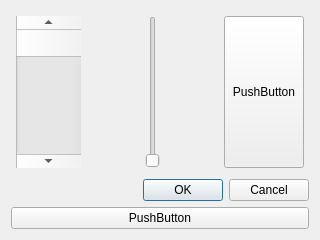
<?xml version="1.0" encoding="UTF-8"?>
<ui version="4.0">
 <class>Form</class>
 <widget class="QWidget" name="Form">
  <property name="geometry">
   <rect>
    <x>0</x>
    <y>0</y>
    <width>320</width>
    <height>240</height>
   </rect>
  </property>
  <property name="windowTitle">
   <string>Form</string>
  </property>
  <layout class="QVBoxLayout" name="verticalLayout">
   <item>
    <layout class="QHBoxLayout" name="horizontalLayout" stretch="1,2,1">
     <property name="sizeConstraint">
      <enum>QLayout::SetNoConstraint</enum>
     </property>
     <property name="leftMargin">
      <number>5</number>
     </property>
     <property name="topMargin">
      <number>5</number>
     </property>
     <property name="rightMargin">
      <number>5</number>
     </property>
     <property name="bottomMargin">
      <number>5</number>
     </property>
     <item>
      <widget class="QScrollBar" name="verticalScrollBar">
       <property name="sizePolicy">
        <sizepolicy hsizetype="Expanding" vsizetype="Minimum">
         <horstretch>1</horstretch>
         <verstretch>1</verstretch>
        </sizepolicy>
       </property>
       <property name="orientation">
        <enum>Qt::Vertical</enum>
       </property>
      </widget>
     </item>
     <item>
      <widget class="QSlider" name="verticalSlider">
       <property name="sizePolicy">
        <sizepolicy hsizetype="Expanding" vsizetype="Expanding">
         <horstretch>0</horstretch>
         <verstretch>0</verstretch>
        </sizepolicy>
       </property>
       <property name="orientation">
        <enum>Qt::Vertical</enum>
       </property>
      </widget>
     </item>
     <item>
      <widget class="QPushButton" name="pushButton">
       <property name="sizePolicy">
        <sizepolicy hsizetype="Expanding" vsizetype="Expanding">
         <horstretch>100</horstretch>
         <verstretch>20</verstretch>
        </sizepolicy>
       </property>
       <property name="text">
        <string>PushButton</string>
       </property>
      </widget>
     </item>
    </layout>
   </item>
   <item>
    <widget class="QDialogButtonBox" name="buttonBox">
     <property name="standardButtons">
      <set>QDialogButtonBox::Cancel|QDialogButtonBox::Ok</set>
     </property>
    </widget>
   </item>
   <item>
    <widget class="QPushButton" name="pushButton_2">
     <property name="text">
      <string>PushButton</string>
     </property>
    </widget>
   </item>
  </layout>
 </widget>
 <resources/>
 <connections/>
</ui>
